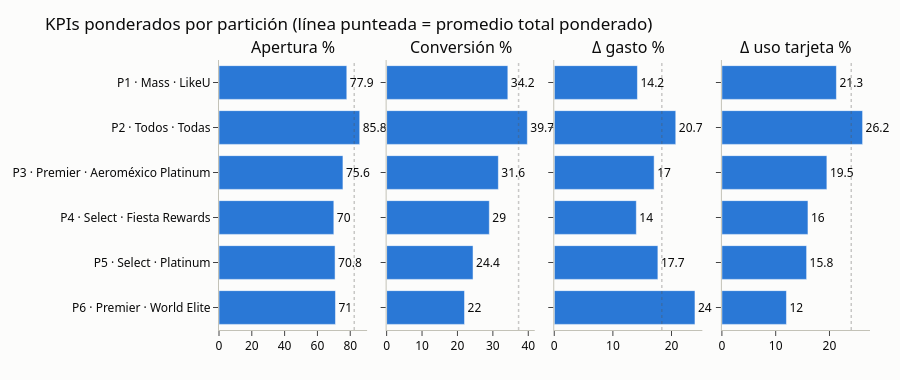

The cell this chart's notebook holds for it:
### Code cell
r = resumen_camp.drop("Total").reset_index()
r["etq"] = r.particion + " · " + r.nombre
fig = make_subplots(rows=1, cols=4, shared_yaxes=True, subplot_titles=[KPI_LBL[k] for k in KPI],
                    horizontal_spacing=0.03)
for i, k in enumerate(KPI, start=1):
    fig.add_bar(y=r.etq, x=r[k], orientation="h", marker_color=PAL[0], showlegend=False,
                text=r[k].round(1), textposition="outside", cliponaxis=False,
                hovertemplate="%{y}<br>" + KPI_LBL[k] + ": %{x:.1f}<extra></extra>", row=1, col=i)
    ax = "" if i == 1 else str(i)
    fig.add_shape(type="line", x0=total[k], x1=total[k], xref=f"x{ax}", y0=0, y1=1, yref=f"y{ax} domain",
                  line=dict(color="#52514e", dash="dot", width=1.5), layer="above")
fig.update_yaxes(autorange="reversed")
fig.update_layout(height=380, title="KPIs ponderados por partición (línea punteada = promedio total ponderado)")
fig.show()

### Figure 1 — Plotly figure (JSON) as saved in the notebook; plotly's stock layout.template omitted (floating-point values rounded to 4 significant figures)
{"data": [{"cliponaxis": false, "hovertemplate": "%{y}<br>Apertura %: %{x:.1f}<extra></extra>", "marker": {"color": "#2a78d6"}, "orientation": "h", "showlegend": false, "text": [77.9, 85.8, 75.6, 70.0, 70.8, 71.0], "textposition": "outside", "type": "bar", "x": [77.9, 85.77, 75.55, 70.0, 70.75, 71.0], "xaxis": "x", "y": ["P1 · Mass · LikeU", "P2 · Todos · Todas", "P3 · Premier · Aeroméxico Platinum", "P4 · Select · Fiesta Rewards", "P5 · Select · Platinum", "P6 · Premier · World Elite"], "yaxis": "y"}, {"cliponaxis": false, "hovertemplate": "%{y}<br>Conversión %: %{x:.1f}<extra></extra>", "marker": {"color": "#2a78d6"}, "orientation": "h", "showlegend": false, "text": [34.2, 39.7, 31.6, 29.0, 24.4, 22.0], "textposition": "outside", "type": "bar", "x": [34.23, 39.73, 31.55, 29.0, 24.4, 22.0], "xaxis": "x2", "y": ["P1 · Mass · LikeU", "P2 · Todos · Todas", "P3 · Premier · Aeroméxico Platinum", "P4 · Select · Fiesta Rewards", "P5 · Select · Platinum", "P6 · Premier · World Elite"], "yaxis": "y2"}, {"cliponaxis": false, "hovertemplate": "%{y}<br>Δ gasto %: %{x:.1f}<extra></extra>", "marker": {"color": "#2a78d6"}, "orientation": "h", "showlegend": false, "text": [14.2, 20.7, 17.0, 14.0, 17.7, 24.0], "textposition": "outside", "type": "bar", "x": [14.19, 20.72, 17.03, 14.0, 17.68, 24.0], "xaxis": "x3", "y": ["P1 · Mass · LikeU", "P2 · Todos · Todas", "P3 · Premier · Aeroméxico Platinum", "P4 · Select · Fiesta Rewards", "P5 · Select · Platinum", "P6 · Premier · World Elite"], "yaxis": "y3"}, {"cliponaxis": false, "hovertemplate": "%{y}<br>Δ uso tarjeta %: %{x:.1f}<extra></extra>", "marker": {"color": "#2a78d6"}, "orientation": "h", "showlegend": false, "text": [21.3, 26.2, 19.5, 16.0, 15.8, 12.0], "textposition": "outside", "type": "bar", "x": [21.29, 26.16, 19.52, 16.0, 15.75, 12.0], "xaxis": "x4", "y": ["P1 · Mass · LikeU", "P2 · Todos · Todas", "P3 · Premier · Aeroméxico Platinum", "P4 · Select · Fiesta Rewards", "P5 · Select · Platinum", "P6 · Premier · World Elite"], "yaxis": "y4"}], "layout": {"annotations": [{"font": {"size": 16}, "showarrow": false, "text": "Apertura %", "x": 0.1138, "xanchor": "center", "xref": "paper", "y": 1.0, "yanchor": "bottom", "yref": "paper"}, {"font": {"size": 16}, "showarrow": false, "text": "Conversión %", "x": 0.3712, "xanchor": "center", "xref": "paper", "y": 1.0, "yanchor": "bottom", "yref": "paper"}, {"font": {"size": 16}, "showarrow": false, "text": "Δ gasto %", "x": 0.6288, "xanchor": "center", "xref": "paper", "y": 1.0, "yanchor": "bottom", "yref": "paper"}, {"font": {"size": 16}, "showarrow": false, "text": "Δ uso tarjeta %", "x": 0.8862, "xanchor": "center", "xref": "paper", "y": 1.0, "yanchor": "bottom", "yref": "paper"}], "height": 380, "shapes": [{"layer": "above", "line": {"color": "#52514e", "dash": "dot", "width": 1.5}, "type": "line", "x0": 82.44, "x1": 82.44, "xref": "x", "y0": 0, "y1": 1, "yref": "y domain"}, {"layer": "above", "line": {"color": "#52514e", "dash": "dot", "width": 1.5}, "type": "line", "x0": 37.26, "x1": 37.26, "xref": "x2", "y0": 0, "y1": 1, "yref": "y2 domain"}, {"layer": "above", "line": {"color": "#52514e", "dash": "dot", "width": 1.5}, "type": "line", "x0": 18.35, "x1": 18.35, "xref": "x3", "y0": 0, "y1": 1, "yref": "y3 domain"}, {"layer": "above", "line": {"color": "#52514e", "dash": "dot", "width": 1.5}, "type": "line", "x0": 24.05, "x1": 24.05, "xref": "x4", "y0": 0, "y1": 1, "yref": "y4 domain"}], "title": {"text": "KPIs ponderados por partición (línea punteada = promedio total ponderado)"}, "xaxis": {"anchor": "y", "domain": [0.0, 0.2275]}, "xaxis2": {"anchor": "y2", "domain": [0.2575, 0.485]}, "xaxis3": {"anchor": "y3", "domain": [0.515, 0.7425]}, "xaxis4": {"anchor": "y4", "domain": [0.7725, 1.0]}, "yaxis": {"anchor": "x", "autorange": "reversed", "domain": [0.0, 1.0]}, "yaxis2": {"anchor": "x2", "autorange": "reversed", "domain": [0.0, 1.0], "matches": "y", "showticklabels": false}, "yaxis3": {"anchor": "x3", "autorange": "reversed", "domain": [0.0, 1.0], "matches": "y", "showticklabels": false}, "yaxis4": {"anchor": "x4", "autorange": "reversed", "domain": [0.0, 1.0], "matches": "y", "showticklabels": false}}}
